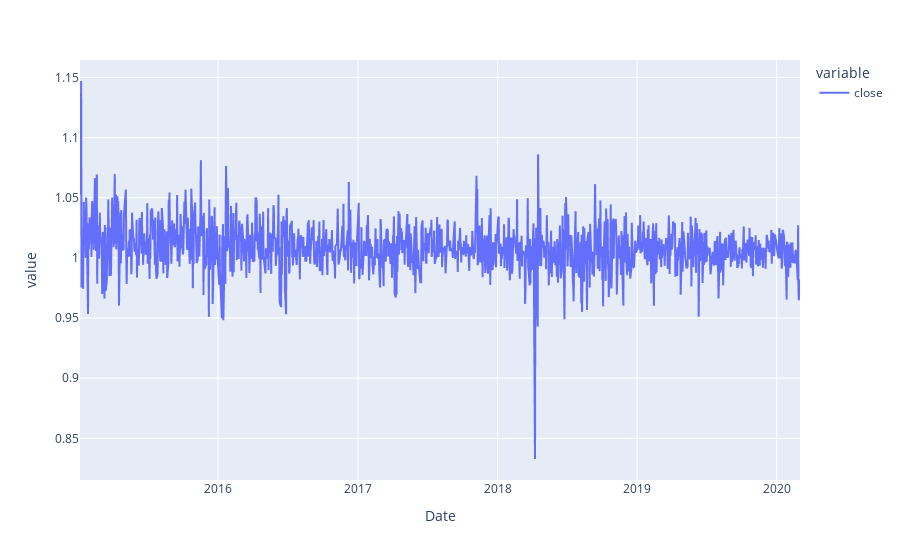

Source (notebook cell):
### Code cell
(df.loc['SBER', 'close'] / (df.loc['SBER', 'close'].shift(1) - 1)).plot()

### Figure 1 — Plotly figure (JSON) as saved in the notebook; plotly's stock layout.template omitted (floating-point values rounded to 4 significant figures; data arrays with more than 128 entries replaced by an {"elided": "..."} marker saying what was removed)
{"data": [{"hovertemplate": "variable=close<br>Date=%{x}<br>value=%{y}<extra></extra>", "legendgroup": "close", "line": {"color": "#636efa", "dash": "solid"}, "mode": "lines", "name": "close", "showlegend": true, "type": "scattergl", "x": {"elided": "1300 str values"}, "xaxis": "x", "y": {"elided": "1300 float values"}, "yaxis": "y"}], "layout": {"autosize": true, "legend": {"title": {"text": "variable"}, "tracegroupgap": 0}, "margin": {"t": 60}, "xaxis": {"anchor": "y", "autorange": true, "domain": [0, 1], "range": ["2015-01-05", "2020-03-02"], "title": {"text": "Date"}, "type": "date"}, "yaxis": {"anchor": "x", "autorange": true, "domain": [0, 1], "range": [0.8154, 1.164], "title": {"text": "value"}, "type": "linear"}}}
